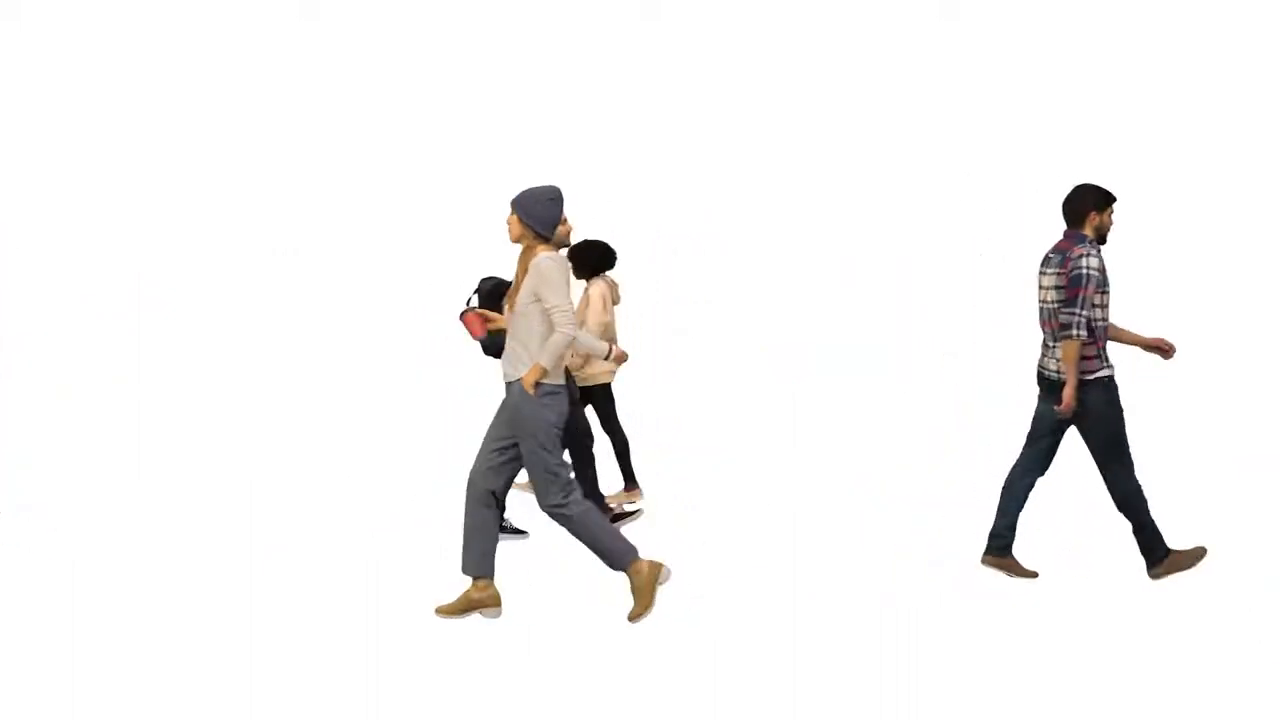
#> input picture frame 12 of data/ss.mp4, 1280 x 720 px, given in place of dd.mp4, which was not available
$ python detectmovement.py
#> lines starting #> are read from the running program, lines starting #| are printed output that depends on the picture; after the words box and inside, x2 and y2 are one past the last pixel; in counts of white or black regions, pixels touching at a corner belong together; pictures that were not available may be replaced by others from this repository, and a replacement may not be noted
import cv2
import numpy as np

cap = cv2.VideoCapture("dd.mp4")


t, frame1= cap.read()
#> frame1 is the input picture: shape (720, 1280, 3); mean B, G, R 241.2, 241.6, 242.6
ret, frame2 = cap.read()
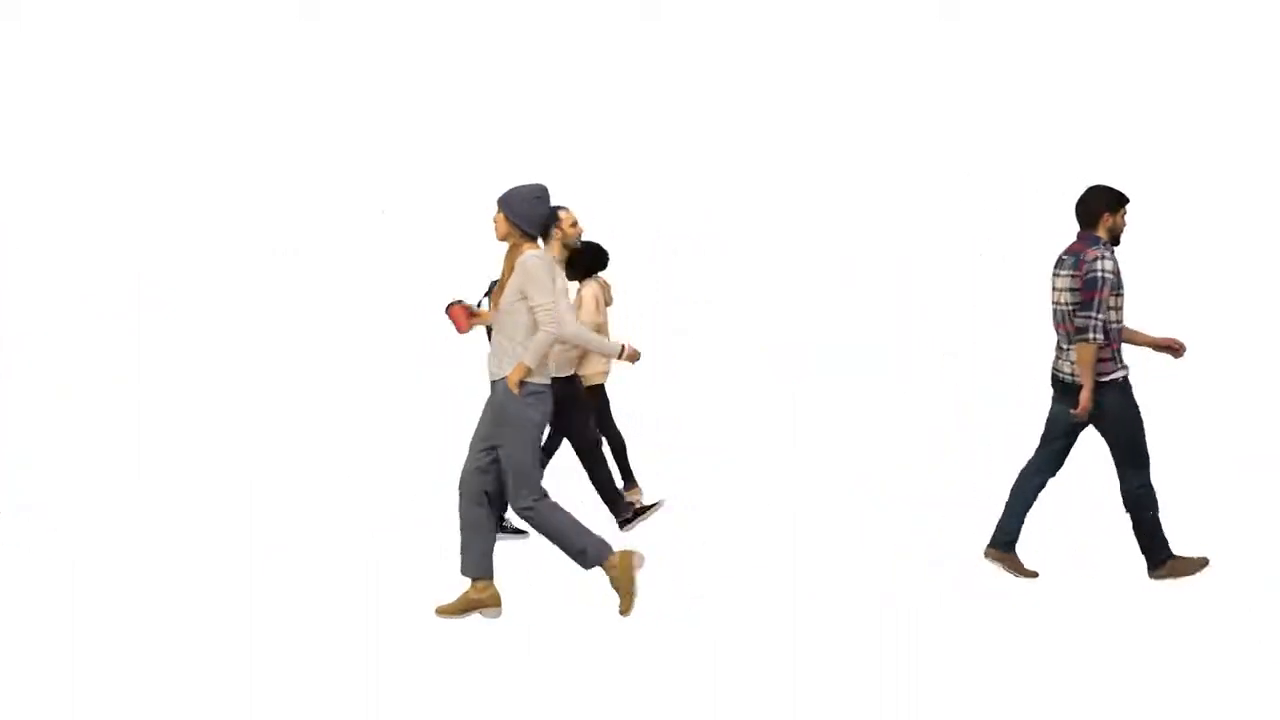
#> input picture frame 13 of data/ss.mp4, 1280 x 720 px, given in place of dd.mp4, which was not available
#> frame2 is the input picture: shape (720, 1280, 3); mean B, G, R 240.9, 241.4, 242.4

while cap.isOpened():
    diff = cv2.absdiff(frame1, frame2)
    gray = cv2.cvtColor(diff, cv2.COLOR_BGR2GRAY)
    blur = cv2.GaussianBlur(gray, (5,5), 0)
    _, thresh = cv2.threshold(blur, 20, 255, cv2.THRESH_BINARY)
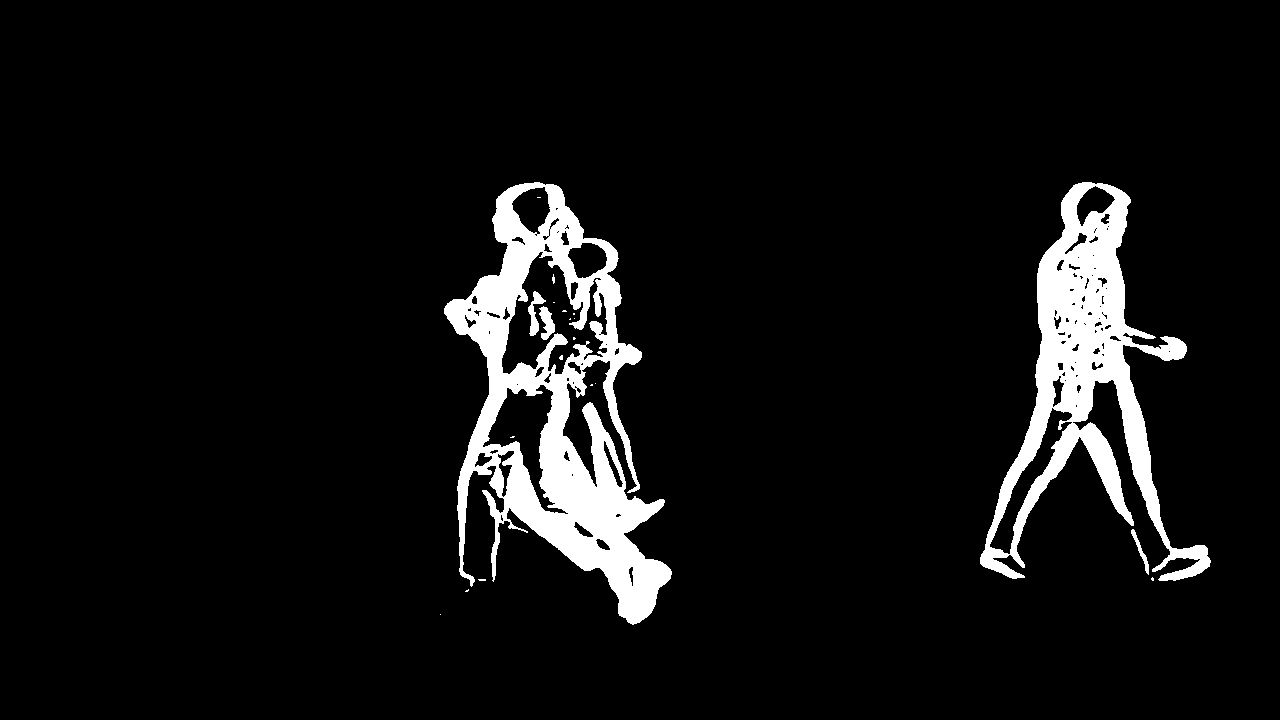
#> thresh: shape (720, 1280); 6.9% white; 21 white regions (15 under 20 px), largest, box (x1, y1, x2, y2) and area: (444, 182, 672, 625) 35862, (980, 182, 1211, 581) 26376, (528, 291, 546, 336) 318, (539, 306, 555, 340) 306, (1131, 529, 1149, 575) 183, (552, 274, 555, 284) 20
    dilated = cv2.dilate(thresh, None, iterations=3)
#> dilated: shape (720, 1280); 9.8% white; 3 white regions
    contours, _ = cv2.findContours(dilated, cv2.RETR_TREE, cv2.CHAIN_APPROX_SIMPLE)
#> contours = 44 contours, 26 with area under 20; largest, box (x1, y1, x2, y2) and area: (441, 179, 675, 628) 60762, (977, 179, 1214, 584) 40366, (1090, 385, 1166, 565) 2512, (492, 392, 549, 483) 2214, (465, 477, 493, 577) 1881
    for contour in contours:
        (x,y, w, h) = cv2.boundingRect(contour)

        if cv2.contourArea(contour) < 700:
            continue
        cv2.rectangle(frame1, (x, y),(x+w, y+h), (0, 0, 255), 2 )
        cv2.putText(frame1, "status: ()".format('Movement'), (10, 20), cv2.FONT_HERSHEY_SIMPLEX, 1, (0, 0, 0), 3)
#> this loop made 44 passes
#> (x, y, w, h) on passes 2, 8, 9, 10, 11, 12, 13, 17: (977, 179, 237, 405), (1168, 560, 22, 10), (1007, 560, 4, 3), (994, 413, 73, 137), (1090, 385, 76, 180), (1057, 385, 3, 4), (1150, 341, 7, 3), (1079, 190, 31, 27)
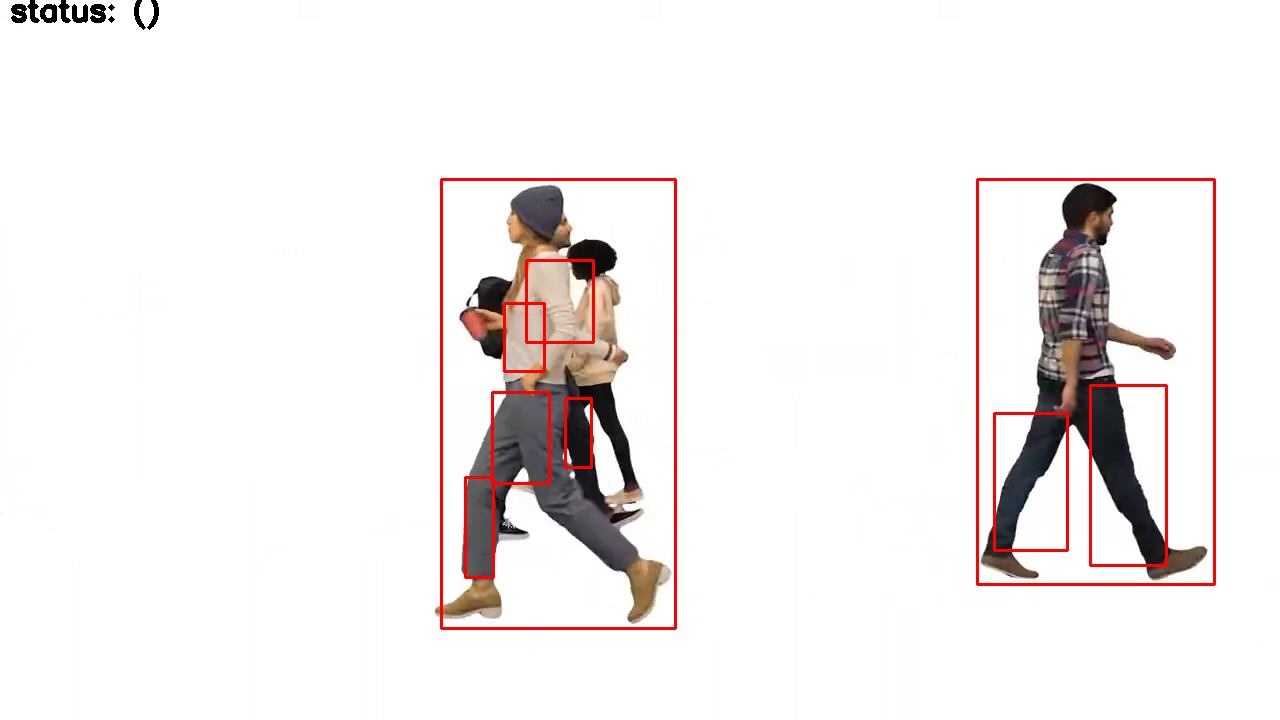
#> frame1: shape (720, 1280, 3); 1.73% of pixels changed, all inside (x1, y1, x2, y2) = (11, 0, 1216, 630)
    #cv2.drawContours(frame1, contours, -1,(0,0,255), 2)
    cv2.imshow("feed", frame1)
    frame1= frame2
    ret, frame2= cap.read()
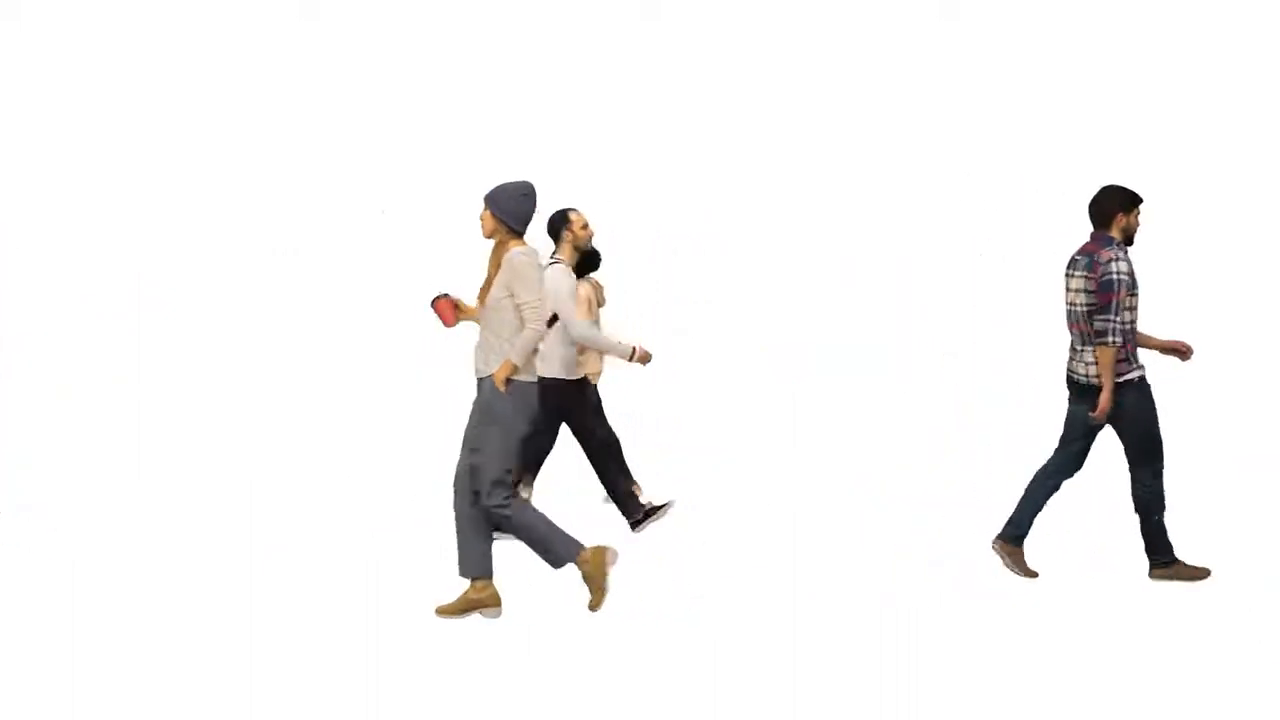
#> input picture frame 14 of data/ss.mp4, 1280 x 720 px, given in place of dd.mp4, which was not available
#> frame2 is the input picture: shape (720, 1280, 3); mean B, G, R 241.3, 241.7, 242.7
    if cv2.waitKey(40) ==27:
#> (key Esc is pressed here)
        break


cv2.destroyAllWindows()
cap.release

$ run again, starting later in the video
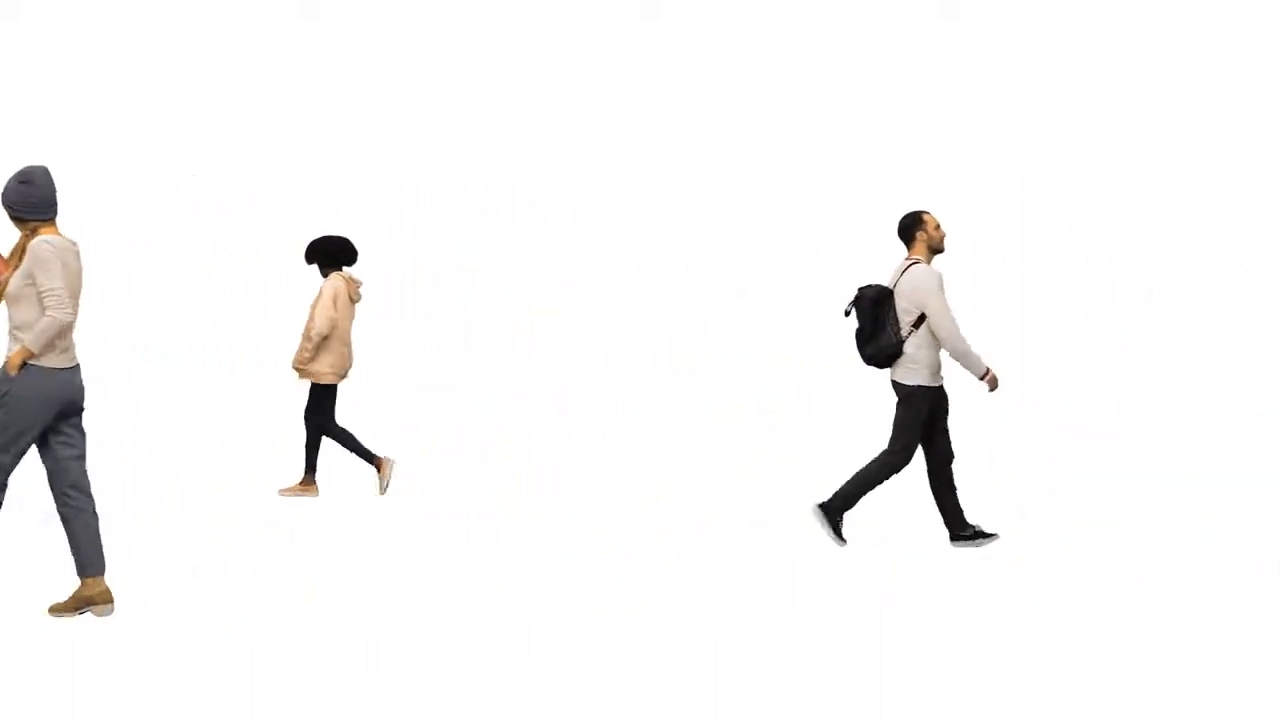
#> input picture frame 55 of data/ss.mp4, 1280 x 720 px, given in place of dd.mp4, which was not available
#> frame1 is the input picture: shape (720, 1280, 3); mean B, G, R 244.6, 245, 245.9
#> `_, thresh = cv2.threshold(blur, 20, 255, cv2.THRESH_BINARY)`:
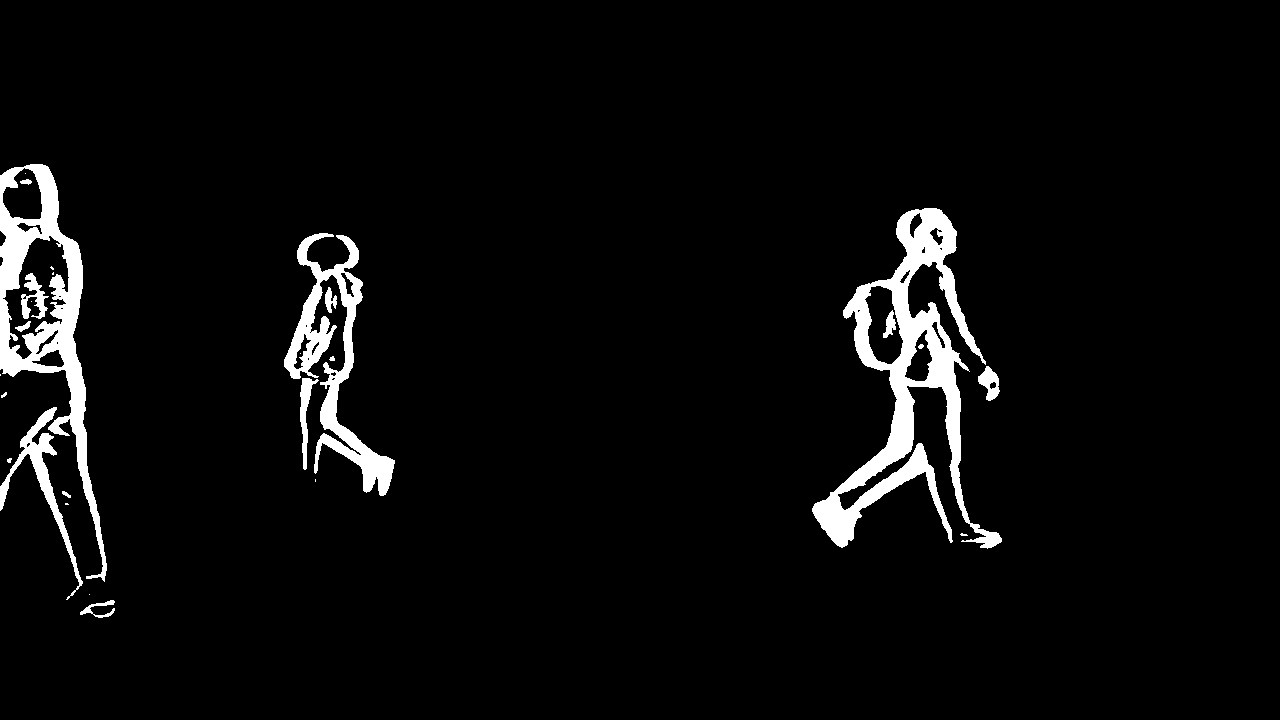
#> thresh: shape (720, 1280); 4.3% white; 27 white regions (11 under 20 px), largest, box (x1, y1, x2, y2) and area: (812, 208, 1002, 549) 16774, (0, 164, 107, 582) 10844, (284, 233, 395, 496) 7333
#> dilated: shape (720, 1280); 7.1% white; 6 white regions
#> contours = 57 contours, 36 with area under 20; largest, box (x1, y1, x2, y2) and area: (809, 205, 1005, 552) 27802, (0, 161, 110, 603) 26772, (281, 230, 398, 499) 14808, (45, 437, 100, 574) 2721, (869, 289, 900, 361) 1058
#> the loop `for contour in contours:` made 57 passes
#> (x, y, w, h) on passes 1, 2, 4, 5, 6, 7, 8, 10: (77, 597, 41, 24), (95, 608, 13, 5), (0, 389, 10, 12), (281, 230, 117, 269), (321, 375, 5, 5), (313, 365, 9, 9), (323, 355, 4, 5), (329, 330, 14, 38)
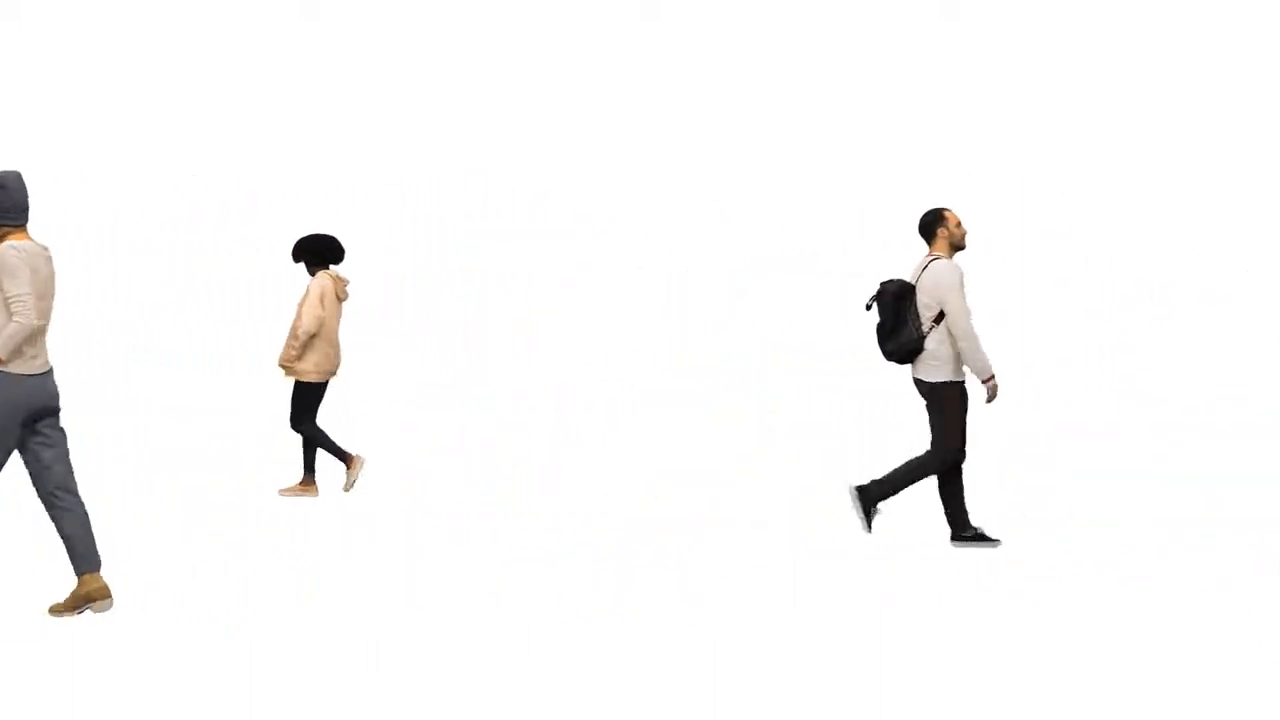
#> input picture frame 57 of data/ss.mp4, 1280 x 720 px, given in place of dd.mp4, which was not available
#> frame2 is the input picture: shape (720, 1280, 3); mean B, G, R 246.2, 246.5, 247.3
